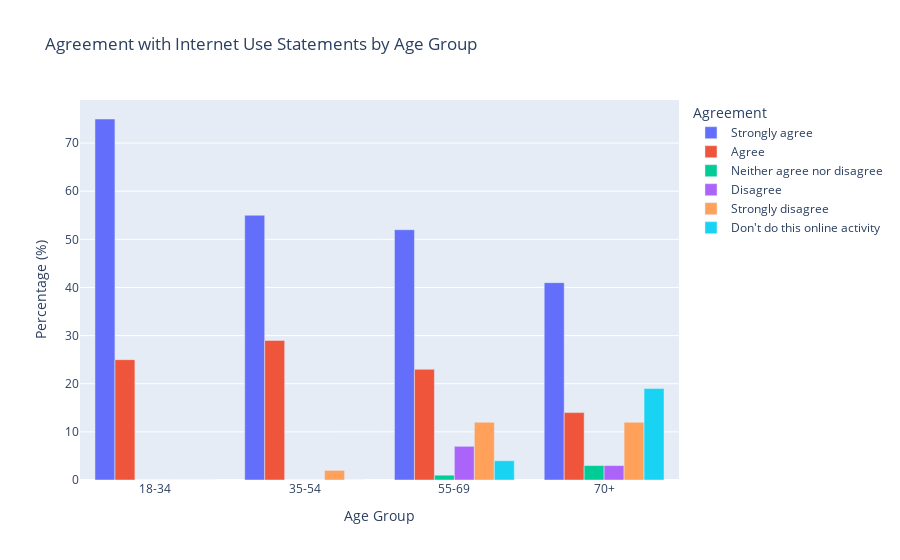
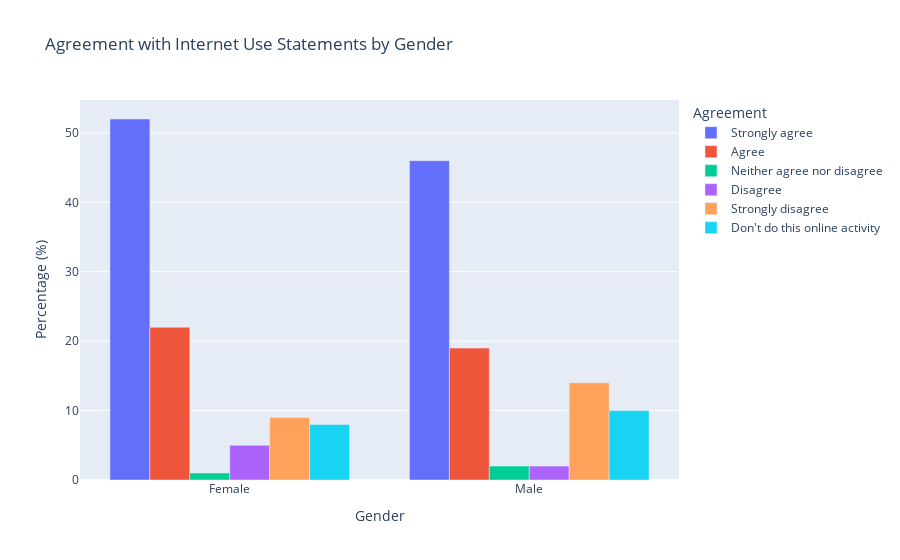

The cell these charts' notebook holds for them, in order:
### Code cell
import pandas as pd
import plotly.express as px

# Data in dictionary format
data = {
    'Age (groups)': ['18-34', '35-54', '55-69', '70+'],
    'Strongly agree': [75, 55, 52, 41],
    'Agree': [25, 29, 23, 14],
    'Neither agree nor disagree': [0, 0, 1, 3],
    'Disagree': [0, 0, 7, 3],
    'Strongly disagree': [0, 2, 12, 12],
    "Don't do this online activity": [0, 0, 4, 19]
}

# Create a DataFrame from the data
df = pd.DataFrame(data)

# Melt the DataFrame to convert it to long format
df_melted = df.melt(id_vars='Age (groups)', var_name='Response', value_name='Percentage')

# Plot the grouped bar chart using Plotly Express
fig = px.bar(df_melted, x='Age (groups)', y='Percentage', color='Response', barmode='group',
             title='Agreement with Internet Use Statements by Age Group',
             labels={'Percentage': 'Percentage (%)', 'Age (groups)': 'Age Group', 'Response': 'Agreement'})

# Show the plot
fig.show()


# Data for Gender
data_gender = {
    'Gender': ['Female', 'Male'],
    'Strongly agree': [52, 46],
    'Agree': [22, 19],
    'Neither agree nor disagree': [1, 2],
    'Disagree': [5, 2],
    'Strongly disagree': [9, 14],
    "Don't do this online activity": [8, 10]
}

# Create a DataFrame from the gender data
df_gender = pd.DataFrame(data_gender)

# Melt the DataFrame to convert it to long format
df_gender_melted = df_gender.melt(id_vars='Gender', var_name='Response', value_name='Percentage')

# Plot the grouped bar chart using Plotly Express
fig_gender = px.bar(df_gender_melted, x='Gender', y='Percentage', color='Response', barmode='group',
                    title='Agreement with Internet Use Statements by Gender',
                    labels={'Percentage': 'Percentage (%)', 'Gender': 'Gender', 'Response': 'Agreement'})

# Show the plot
fig_gender.show()

### Figure 1 — Plotly figure (JSON) as saved in the notebook; plotly's stock layout.template omitted (floating-point values rounded to 4 significant figures)
{"data": [{"alignmentgroup": "True", "hovertemplate": "Agreement=Strongly agree<br>Age Group=%{x}<br>Percentage (%)=%{y}<extra></extra>", "legendgroup": "Strongly agree", "marker": {"color": "#636efa", "pattern": {"shape": ""}}, "name": "Strongly agree", "offsetgroup": "Strongly agree", "orientation": "v", "showlegend": true, "textposition": "auto", "type": "bar", "x": ["18-34", "35-54", "55-69", "70+"], "xaxis": "x", "y": [75, 55, 52, 41], "yaxis": "y"}, {"alignmentgroup": "True", "hovertemplate": "Agreement=Agree<br>Age Group=%{x}<br>Percentage (%)=%{y}<extra></extra>", "legendgroup": "Agree", "marker": {"color": "#EF553B", "pattern": {"shape": ""}}, "name": "Agree", "offsetgroup": "Agree", "orientation": "v", "showlegend": true, "textposition": "auto", "type": "bar", "x": ["18-34", "35-54", "55-69", "70+"], "xaxis": "x", "y": [25, 29, 23, 14], "yaxis": "y"}, {"alignmentgroup": "True", "hovertemplate": "Agreement=Neither agree nor disagree<br>Age Group=%{x}<br>Percentage (%)=%{y}<extra></extra>", "legendgroup": "Neither agree nor disagree", "marker": {"color": "#00cc96", "pattern": {"shape": ""}}, "name": "Neither agree nor disagree", "offsetgroup": "Neither agree nor disagree", "orientation": "v", "showlegend": true, "textposition": "auto", "type": "bar", "x": ["18-34", "35-54", "55-69", "70+"], "xaxis": "x", "y": [0, 0, 1, 3], "yaxis": "y"}, {"alignmentgroup": "True", "hovertemplate": "Agreement=Disagree<br>Age Group=%{x}<br>Percentage (%)=%{y}<extra></extra>", "legendgroup": "Disagree", "marker": {"color": "#ab63fa", "pattern": {"shape": ""}}, "name": "Disagree", "offsetgroup": "Disagree", "orientation": "v", "showlegend": true, "textposition": "auto", "type": "bar", "x": ["18-34", "35-54", "55-69", "70+"], "xaxis": "x", "y": [0, 0, 7, 3], "yaxis": "y"}, {"alignmentgroup": "True", "hovertemplate": "Agreement=Strongly disagree<br>Age Group=%{x}<br>Percentage (%)=%{y}<extra></extra>", "legendgroup": "Strongly disagree", "marker": {"color": "#FFA15A", "pattern": {"shape": ""}}, "name": "Strongly disagree", "offsetgroup": "Strongly disagree", "orientation": "v", "showlegend": true, "textposition": "auto", "type": "bar", "x": ["18-34", "35-54", "55-69", "70+"], "xaxis": "x", "y": [0, 2, 12, 12], "yaxis": "y"}, {"alignmentgroup": "True", "hovertemplate": "Agreement=Don't do this online activity<br>Age Group=%{x}<br>Percentage (%)=%{y}<extra></extra>", "legendgroup": "Don't do this online activity", "marker": {"color": "#19d3f3", "pattern": {"shape": ""}}, "name": "Don't do this online activity", "offsetgroup": "Don't do this online activity", "orientation": "v", "showlegend": true, "textposition": "auto", "type": "bar", "x": ["18-34", "35-54", "55-69", "70+"], "xaxis": "x", "y": [0, 0, 4, 19], "yaxis": "y"}], "layout": {"barmode": "group", "legend": {"title": {"text": "Agreement"}, "tracegroupgap": 0}, "title": {"text": "Agreement with Internet Use Statements by Age Group"}, "xaxis": {"anchor": "y", "domain": [0, 1], "title": {"text": "Age Group"}}, "yaxis": {"anchor": "x", "domain": [0, 1], "title": {"text": "Percentage (%)"}}}}

### Figure 2 — Plotly figure (JSON) as saved in the notebook; plotly's stock layout.template omitted (floating-point values rounded to 4 significant figures)
{"data": [{"alignmentgroup": "True", "hovertemplate": "Agreement=Strongly agree<br>Gender=%{x}<br>Percentage (%)=%{y}<extra></extra>", "legendgroup": "Strongly agree", "marker": {"color": "#636efa", "pattern": {"shape": ""}}, "name": "Strongly agree", "offsetgroup": "Strongly agree", "orientation": "v", "showlegend": true, "textposition": "auto", "type": "bar", "x": ["Female", "Male"], "xaxis": "x", "y": [52, 46], "yaxis": "y"}, {"alignmentgroup": "True", "hovertemplate": "Agreement=Agree<br>Gender=%{x}<br>Percentage (%)=%{y}<extra></extra>", "legendgroup": "Agree", "marker": {"color": "#EF553B", "pattern": {"shape": ""}}, "name": "Agree", "offsetgroup": "Agree", "orientation": "v", "showlegend": true, "textposition": "auto", "type": "bar", "x": ["Female", "Male"], "xaxis": "x", "y": [22, 19], "yaxis": "y"}, {"alignmentgroup": "True", "hovertemplate": "Agreement=Neither agree nor disagree<br>Gender=%{x}<br>Percentage (%)=%{y}<extra></extra>", "legendgroup": "Neither agree nor disagree", "marker": {"color": "#00cc96", "pattern": {"shape": ""}}, "name": "Neither agree nor disagree", "offsetgroup": "Neither agree nor disagree", "orientation": "v", "showlegend": true, "textposition": "auto", "type": "bar", "x": ["Female", "Male"], "xaxis": "x", "y": [1, 2], "yaxis": "y"}, {"alignmentgroup": "True", "hovertemplate": "Agreement=Disagree<br>Gender=%{x}<br>Percentage (%)=%{y}<extra></extra>", "legendgroup": "Disagree", "marker": {"color": "#ab63fa", "pattern": {"shape": ""}}, "name": "Disagree", "offsetgroup": "Disagree", "orientation": "v", "showlegend": true, "textposition": "auto", "type": "bar", "x": ["Female", "Male"], "xaxis": "x", "y": [5, 2], "yaxis": "y"}, {"alignmentgroup": "True", "hovertemplate": "Agreement=Strongly disagree<br>Gender=%{x}<br>Percentage (%)=%{y}<extra></extra>", "legendgroup": "Strongly disagree", "marker": {"color": "#FFA15A", "pattern": {"shape": ""}}, "name": "Strongly disagree", "offsetgroup": "Strongly disagree", "orientation": "v", "showlegend": true, "textposition": "auto", "type": "bar", "x": ["Female", "Male"], "xaxis": "x", "y": [9, 14], "yaxis": "y"}, {"alignmentgroup": "True", "hovertemplate": "Agreement=Don't do this online activity<br>Gender=%{x}<br>Percentage (%)=%{y}<extra></extra>", "legendgroup": "Don't do this online activity", "marker": {"color": "#19d3f3", "pattern": {"shape": ""}}, "name": "Don't do this online activity", "offsetgroup": "Don't do this online activity", "orientation": "v", "showlegend": true, "textposition": "auto", "type": "bar", "x": ["Female", "Male"], "xaxis": "x", "y": [8, 10], "yaxis": "y"}], "layout": {"barmode": "group", "legend": {"title": {"text": "Agreement"}, "tracegroupgap": 0}, "title": {"text": "Agreement with Internet Use Statements by Gender"}, "xaxis": {"anchor": "y", "domain": [0, 1], "title": {"text": "Gender"}}, "yaxis": {"anchor": "x", "domain": [0, 1], "title": {"text": "Percentage (%)"}}}}
